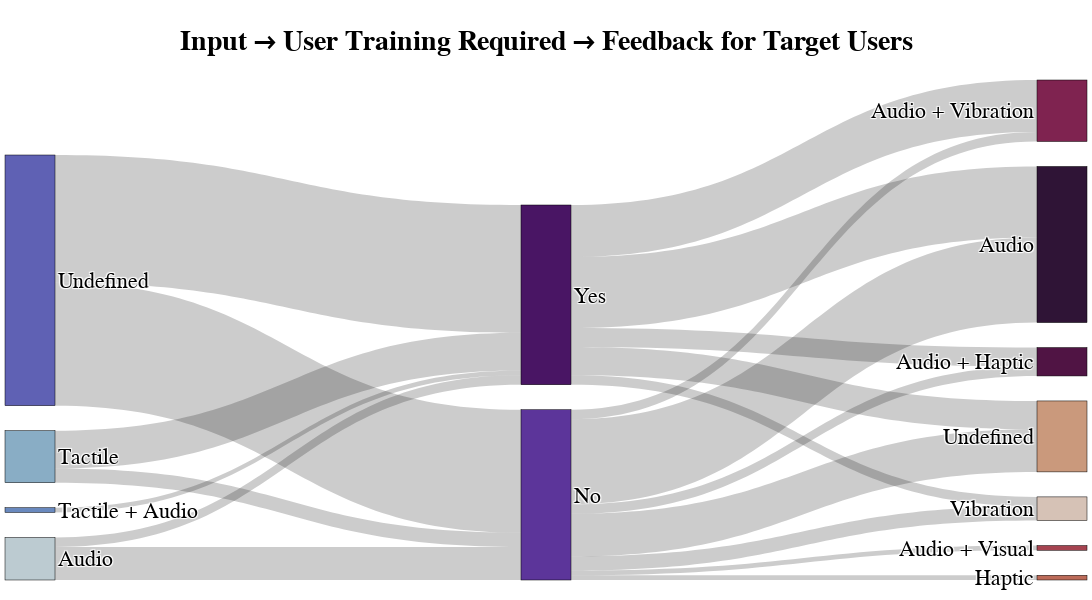

Source (notebook cell):
### Code cell
# Count occurrences of (Input → User Training) and (User Training → Feedback)
df_counts_1 = df.groupby(["Input", "User Training"]).size().reset_index(name="Count")
df_counts_2 = df.groupby(["User Training", "Feedback"]).size().reset_index(name="Count")

# Add prefixes to differentiate nodes
df_counts_1["Input"] = "Input: " + df_counts_1["Input"]
df_counts_1["User Training"] = "Training: " + df_counts_1["User Training"]
df_counts_2["User Training"] = "Training: " + df_counts_2["User Training"]
df_counts_2["Feedback"] = "Feedback: " + df_counts_2["Feedback"]

# Create unique category list combining all three columns
categories = pd.unique(pd.concat([df_counts_1["Input"], df_counts_1["User Training"], df_counts_2["Feedback"]])).tolist()

# Map categories to numerical indices
category_map = {category: i for i, category in enumerate(categories)}

# Convert Input, User Training, and Feedback to numerical indices
df_counts_1["Input"] = df_counts_1["Input"].map(category_map)
df_counts_1["User Training"] = df_counts_1["User Training"].map(category_map)
df_counts_2["User Training"] = df_counts_2["User Training"].map(category_map)
df_counts_2["Feedback"] = df_counts_2["Feedback"].map(category_map)

# Combine the two dataframes to create source-target-value lists
source = df_counts_1["Input"].tolist() + df_counts_2["User Training"].tolist()
target = df_counts_1["User Training"].tolist() + df_counts_2["Feedback"].tolist()
values = df_counts_1["Count"].tolist() + df_counts_2["Count"].tolist()

# Create the Sankey diagram
fig = go.Figure(go.Sankey(
    node=dict(
        pad=25,
        thickness=50,
        line=dict(color="black", width=0.5),
        label=[c.replace("Input: ", "").replace("Training: ", "").replace("Feedback: ", "") for c in categories],  # Clean display labels
        color=sns.color_palette('twilight', n_colors=len(categories)).as_hex()
    ),
    link=dict(
        source=source,
        target=target,
        value=values
    )
))

# Customize layout
fig.update_layout(
    title=dict(
        text="Input → User Training Required → Feedback for Target Users",
        font=dict(size=28, family="Arial", color="black", weight="bold"),
        x=0.5,  # Center title
        y=0.95
    ),
    font=dict(size=22, family="Arial", color="black"),
    autosize=False,
    width=1100,
    height=600,
    margin=dict(l=5, r=5, t=80, b=20)  # Increase top margin to prevent overlap
)

# Save PDF
fig.write_image("plots/input_usertr_feedback_sankey.pdf", scale=4)

print(df_counts_1)
print(df_counts_2)

# Show the Sankey diagram
fig.show()

### Figure 1 — Plotly figure (JSON) as saved in the notebook; plotly's stock layout.template omitted (floating-point values rounded to 4 significant figures)
{"data": [{"link": {"source": [0, 0, 1, 1, 2, 3, 3, 4, 4, 4, 4, 4, 4, 4, 5, 5, 5, 5, 5], "target": [4, 5, 4, 5, 5, 4, 5, 6, 7, 8, 9, 10, 11, 12, 6, 7, 8, 11, 12], "value": [7, 2, 3, 8, 1, 26, 27, 18, 2, 2, 1, 1, 9, 3, 15, 4, 11, 6, 2]}, "node": {"color": ["#bccbd1", "#89adc5", "#6989be", "#5f61b4", "#5c359a", "#491564", "#2f1436", "#501444", "#7f2350", "#a54350", "#bc6b59", "#ca997c", "#d6c2b6"], "label": ["Audio", "Tactile", "Tactile + Audio", "Undefined", "No", "Yes", "Audio", "Audio + Haptic", "Audio + Vibration", "Audio + Visual", "Haptic", "Undefined", "Vibration"], "line": {"color": "black", "width": 0.5}, "pad": 25, "thickness": 50}, "type": "sankey"}], "layout": {"autosize": false, "font": {"color": "black", "family": "Arial", "size": 22}, "height": 600, "margin": {"b": 20, "l": 5, "r": 5, "t": 80}, "title": {"font": {"color": "black", "family": "Arial", "size": 28, "weight": "bold"}, "text": "Input → User Training Required → Feedback for Target Users", "x": 0.5, "y": 0.95}, "width": 1100}}
